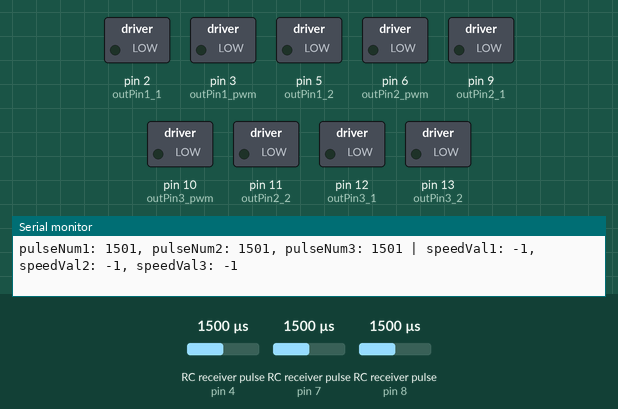
A sketch run on a simulated Arduino Uno, built with avr-gcc and run on an emulated ATmega328P. Shown: switched loads named in the sketch (green lamp = pin HIGH), the last lines printed to the serial monitor. Wiring (inferred from the names in the program): 3 × RC receiver channel: data pin 4 / data pin 7 / data pin 8. Inputs (shaded band) come from the test bench; at power-on: RC receiver pulse (sensors on pin 4, pin 7, pin 8) 1500 µs.

Above: at 1.2 s.
1.3 s: RC receiver pulse (sensor on pin 4) set to 1473 µs
At 1.8 s:
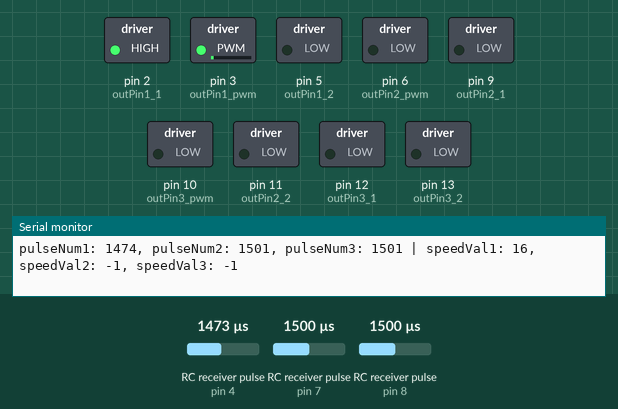
2.8 s: RC receiver pulse (sensor on pin 7) set to 1524 µs
At 3.7 s:
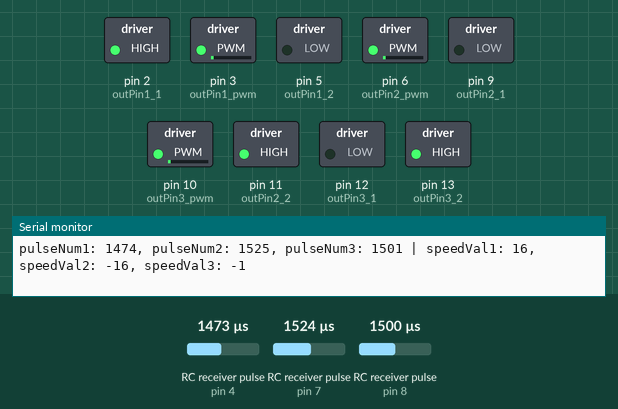
4.4 s: RC receiver pulse (sensor on pin 4) set to 1020 µs
At 5.6 s:
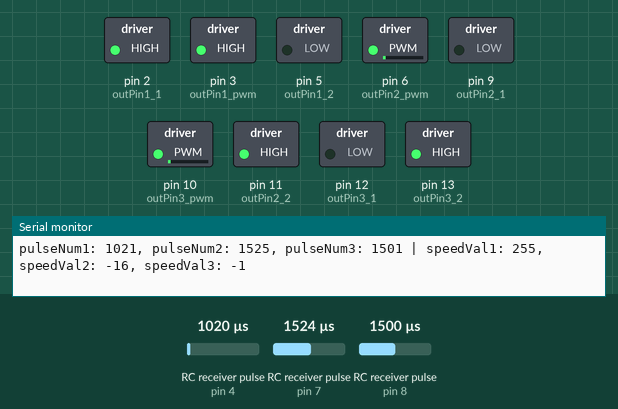
5.9 s: RC receiver pulse (sensor on pin 7) set to 1500 µs
At 7.0 s:
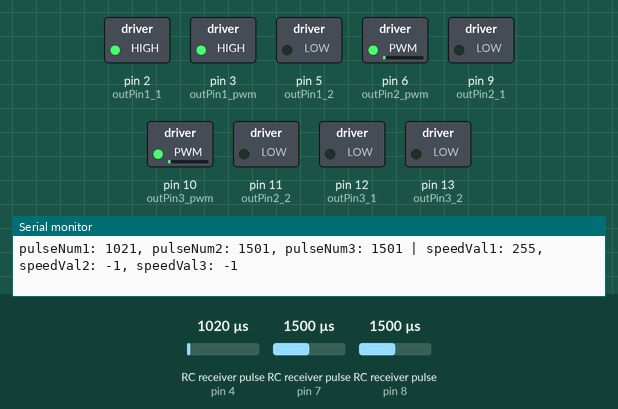
7.4 s: RC receiver pulse (sensor on pin 8) set to 1471 µs
At 8.4 s:
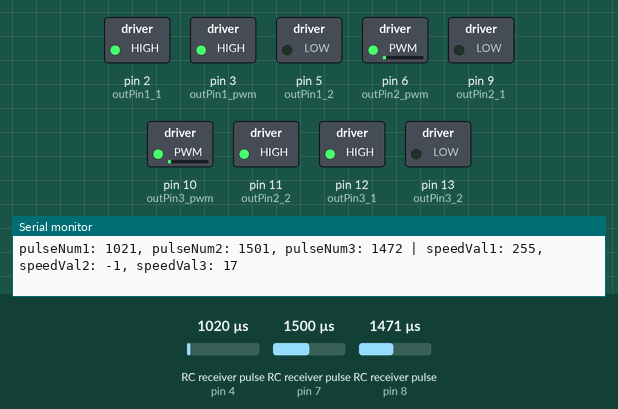
9.0 s: RC receiver pulse (sensor on pin 8) set to 1020 µs
At 10.3 s:
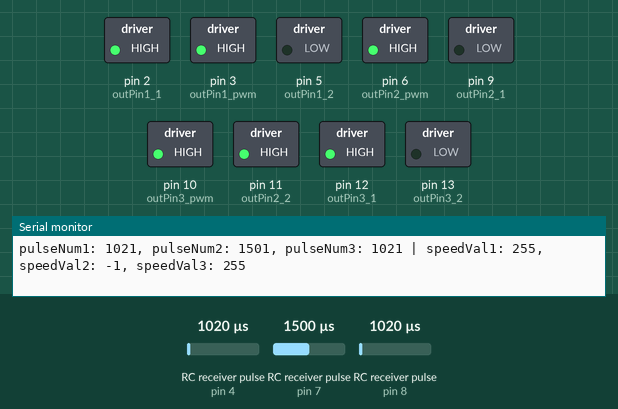
Timing chart, 0 to 11.5 s (numbered marks = the images above; inputs shaded):
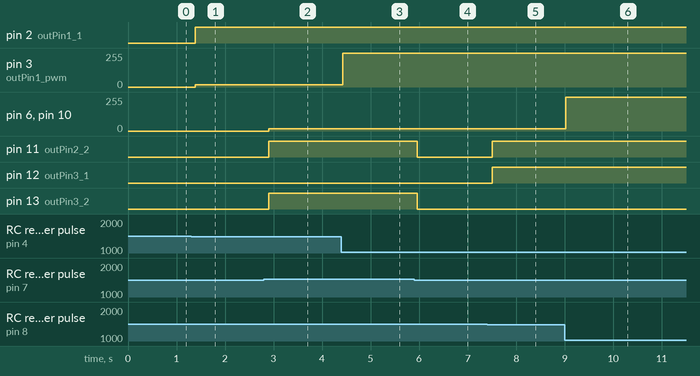

Measured:
- the behaviour switches between 1482 and 1481 µs on RC receiver pulse (sensor on pin 4) (found by bisection; images 0 and 1)
- the behaviour switches between 1514 and 1515 µs on RC receiver pulse (sensor on pin 7) (found by bisection; images 1 and 2)
- the behaviour switches between 1482 and 1481 µs on RC receiver pulse (sensor on pin 8) (found by bisection; images 4 and 5)
- after the input at 1.3 s, pin 2 (outPin1_1): LOW → HIGH after 0.09 s; pin 3 (outPin1_pwm): 0/255 → 16/255 after 0.09 s
- after the input at 2.8 s, pin 6 (outPin2_pwm), pin 10 (outPin3_pwm): 0/255 → 16/255 after 0.11 s; pin 11 (outPin2_2), pin 13 (outPin3_2): LOW → HIGH after 0.11 s
- after the input at 4.4 s, pin 3 (outPin1_pwm): 16/255 → 255/255 at once
- after the input at 5.9 s, pin 11 (outPin2_2), pin 13 (outPin3_2): HIGH → LOW after 0.07 s
- after the input at 7.4 s, pin 6 (outPin2_pwm), pin 10 (outPin3_pwm): 16/255 → 17/255 after 0.11 s; pin 11 (outPin2_2), pin 12 (outPin3_1): LOW → HIGH after 0.11 s
- after the input at 9.0 s, pin 6 (outPin2_pwm), pin 10 (outPin3_pwm): 17/255 → 255/255 at once

The sketch:

airshipControlSystem2_00.ino
```cpp
/*
2014.10.07
Airship Controling System (ACS)
ver2.00
Haru
*/


//set pin num (3ch)
//--------------------------------------------
// to input
const int rcv1 = 4; // up/down
const int rcv2 = 7; // go/back
const int rcv3 = 8; // left/right

// to output
const int outPin1_pwm = 3;
const int outPin1_1 = 2;
const int outPin1_2 = 5;
const int outPin2_pwm = 6;
const int outPin2_1 = 9;
const int outPin2_2 = 11;
const int outPin3_pwm = 10;
const int outPin3_1 = 12;
const int outPin3_2 = 13;
//--------------------------------------------

// init
//--------------------------------------------
int pulseNum1 = 0;
int pulseNum2 = 0;
int pulseNum3 = 0;

int speedVal1 = 0;
int speedVal2 = 0;
int speedVal3 = 0;

int play = 10;
//--------------------------------------------


void setup(){

	//setup pin mode
	//--------------------------------------------
	pinMode(rcv1, INPUT);
	pinMode(rcv2, INPUT);
	pinMode(rcv3, INPUT);

	pinMode(outPin1_pwm, OUTPUT); // outPin1: under motor
	pinMode(outPin1_1, OUTPUT);
    pinMode(outPin1_2, OUTPUT);
	pinMode(outPin2_pwm, OUTPUT); // outPin2: left motor
	pinMode(outPin2_1, OUTPUT);
	pinMode(outPin2_2, OUTPUT);
	pinMode(outPin3_pwm, OUTPUT); // outPin3: right morot
	pinMode(outPin3_1, OUTPUT);
	pinMode(outPin3_2, OUTPUT);
	//--------------------------------------------

	// test pulse
	Serial.begin(9600);
}


void loop(){

	//recieve pulse
	pulseNum1 = pulseIn(rcv1, HIGH);
	pulseNum2 = pulseIn(rcv2, HIGH);
	pulseNum3 = pulseIn(rcv3, HIGH);

	// convert pulseNum(1100~1900) to speedVal(-255~255)
	int speedVal1 = map(pulseNum1, 1900, 1100, -255, 255); // up/down
	int speedVal2 = map(pulseNum2, 1900, 1100, -255, 255); // go/back
	int speedVal3 = map(pulseNum3, 1900, 1100, -255, 255); // left/right

	// constrain speedVal
	speedVal1 = constrain(speedVal1, -255, 255);
	speedVal2 = constrain(speedVal2, -255, 255);
	speedVal3 = constrain(speedVal3, -255, 255);


	//control
	//--------------------------------------------
	// up/down
	//--------------------------------------------
	if( speedVal1 > play){
		analogWrite(outPin1_pwm, speedVal1);
		digitalWrite(outPin1_1, HIGH);
		digitalWrite(outPin1_2, LOW);
	}

	else if( speedVal1 < -play){
		analogWrite(outPin1_pwm, -speedVal1);
		digitalWrite(outPin1_1, LOW);
		digitalWrite(outPin1_2, HIGH);
	} else {
		digitalWrite(outPin1_1, LOW);
		digitalWrite(outPin1_2, LOW);
	}
	//--------------------------------------------

	// go/back
	//--------------------------------------------
	// go
	if( speedVal2 > play){
		analogWrite(outPin2_pwm, speedVal2);
		digitalWrite(outPin2_1, HIGH);
		digitalWrite(outPin2_2, LOW);

		analogWrite(outPin3_pwm, speedVal2);
		digitalWrite(outPin3_1, HIGH);
		digitalWrite(outPin3_2, LOW);

	}
	// back
	else if( speedVal2 < -play){
		analogWrite(outPin2_pwm, -speedVal2);
		digitalWrite(outPin2_1, LOW);
		digitalWrite(outPin2_2, HIGH);

		analogWrite(outPin3_pwm, -speedVal2);
		digitalWrite(outPin3_1, LOW);
		digitalWrite(outPin3_2, HIGH);
	}
	// stop
	//--------------------------------------------

	// left/right
	//--------------------------------------------
	// left
	else if( speedVal3 > play){
		analogWrite(outPin2_pwm, speedVal3);
		digitalWrite(outPin2_1, LOW);
		digitalWrite(outPin2_2, HIGH);

		analogWrite(outPin3_pwm, speedVal3);
		digitalWrite(outPin3_1, HIGH);
		digitalWrite(outPin3_2, LOW);
	}

	// right
	else if( speedVal3 < -play){
		analogWrite(outPin2_pwm, -speedVal3);
		digitalWrite(outPin2_1, HIGH);
		digitalWrite(outPin2_2, LOW);

		analogWrite(outPin3_pwm, -speedVal3);
		digitalWrite(outPin3_1, LOW);
		digitalWrite(outPin3_2, HIGH);
	// stop
	} else {
		digitalWrite(outPin2_1, LOW);
		digitalWrite(outPin2_2, LOW);

		digitalWrite(outPin3_1, LOW);
		digitalWrite(outPin3_2, LOW);


	}
	//--------------------------------------------
	//--------------------------------------------


	// sirial monitor
	Serial.print("pulseNum1: ");
	Serial.print(pulseNum1);

	Serial.print(", pulseNum2: ");
	Serial.print(pulseNum2);

	Serial.print(", pulseNum3: ");
	Serial.print(pulseNum3);

	Serial.print(" | speedVal1: ");
	Serial.print(speedVal1);

	Serial.print(", speedVal2: ");
	Serial.print(speedVal2);

	Serial.print(", speedVal3: ");
	Serial.println(speedVal3);

}
```
